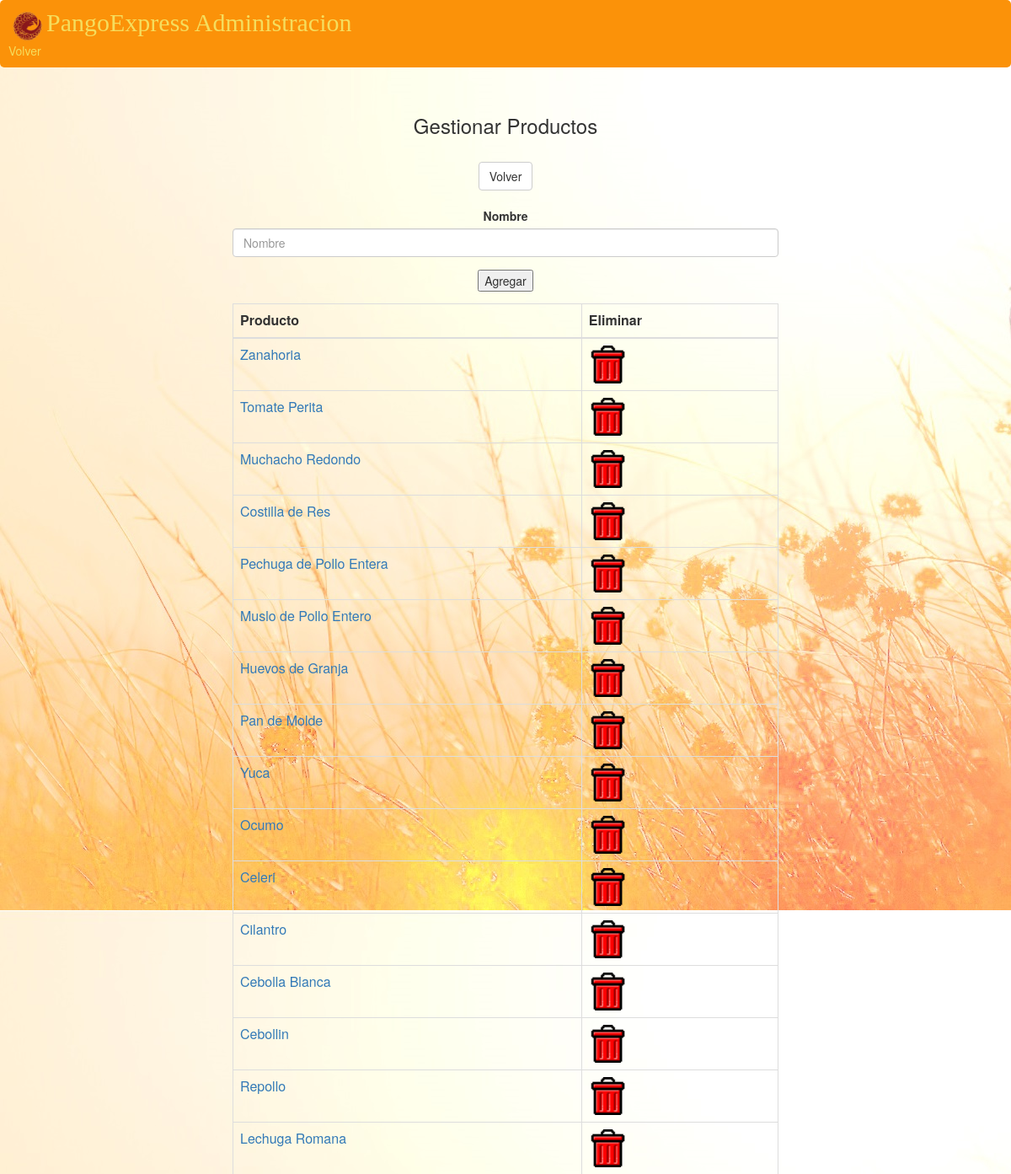
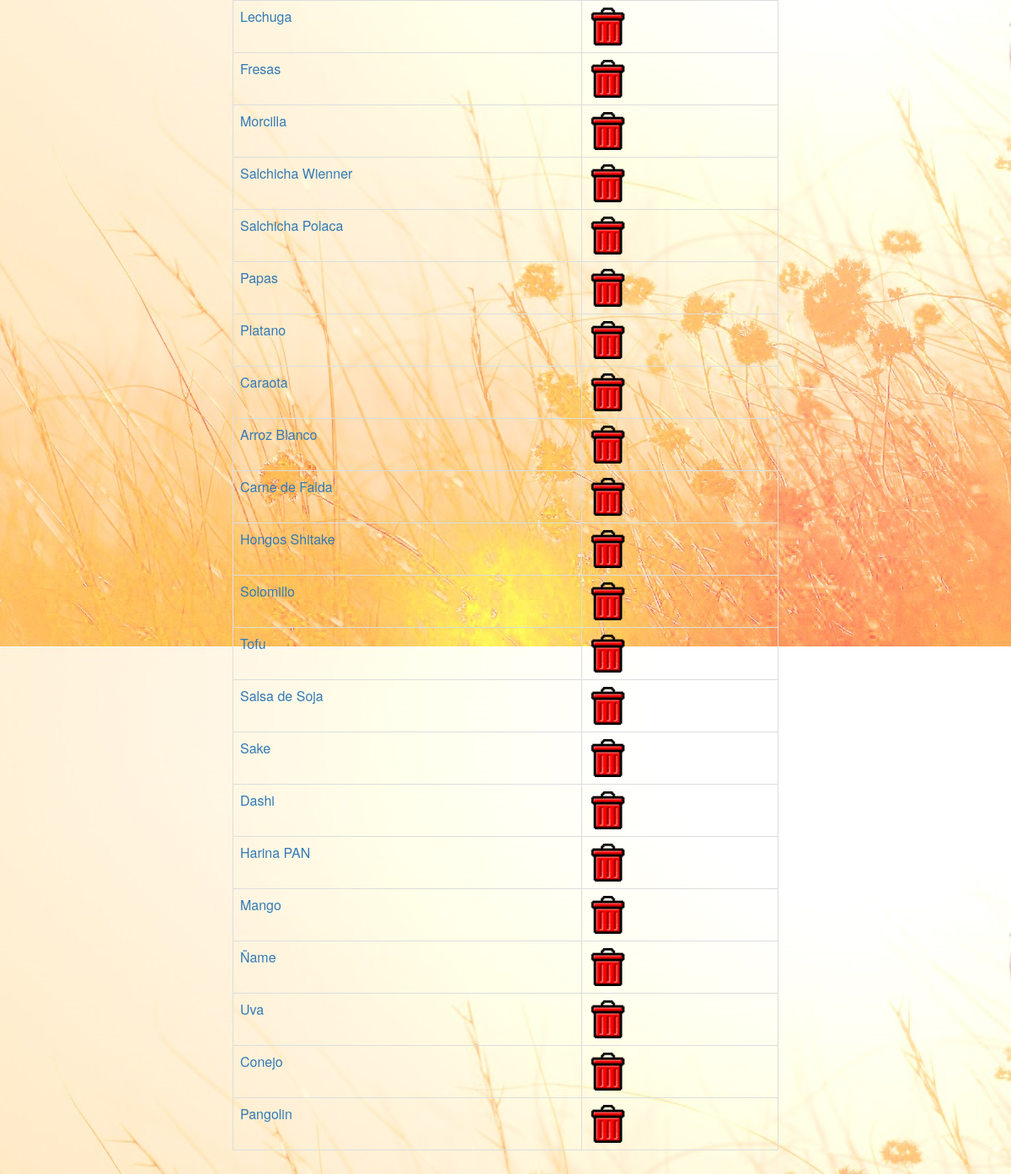
The app's page /administracion/gestionar_productos/ with its own data (2 pictures, top to bottom).
### menu/models.py (models this page shows, shortened)
class PRODUCTO(models.Model):
    id = models.AutoField(primary_key=True)
    nombre = models.CharField(max_length=50, unique=True)

### administracion/views.py (the view, shortened to what this page needs)
# urls.py: url(r'^gestionar_productos/eliminar/(?P<id_producto>[0-9]+)/$', views.eliminar_producto, name='eliminar_producto'),
def gestionar_productos(request):
    productos = PRODUCTO.objects.all()
    form = FormAgregarProducto()
    context = {'productos' : productos,
               'form' : form
               }
    return render(request, 'administracion/gestionarProductos.html', context)

### administracion/forms.py
class FormAgregarProducto(forms.ModelForm):
    class Meta:
        model = PRODUCTO
        fields = ['nombre']

### administracion/templates/administracion/gestionarProductos.html (shortened to what this page needs)
{% extends 'administracion/adminLayout.html' %}
{% load bootstrap3 %}
{% load staticfiles %}
{% block main %}
    <h3> Gestionar Productos </h3>
    <br/>
    <a class="btn btn-default" href="{% url 'administracion:index' %}">Volver</a>
    <br/>
    <br/>
    <form method="post">
        {% bootstrap_form form %}
        <input type = "submit" value = "Agregar"/>
    </form>
    <table class="table table-bordered">
        <thead>
            <tr>
                <th class="col-md-2"> Producto </th>
                <th class="col-md-1"> Eliminar </th>
            </tr>
        </thead>
        <tbody>
            {% for producto in productos %}
                <tr>
                    <td class="col-md-2"><a href="#">{{producto.nombre}}</a></td>
                    <td class="col-md-1"><a href="{% url 'administracion:eliminar_producto' producto.id %}"
                                            onclick="return confirm('Confirmar accion')" >
                                            <img src="{% static 'images/trash.png' %}">
                                        </a></td>
                </tr>
            {% endfor %}
        </tbody>
    </table>
{% endblock %}

### administracion/static/layoutStyle.css (style rules this page uses)
body { background: #d3d3d3 url('images/pan2.jpg'); top right no-repeat; background-attachment:fixed; }
img { width: 45px; }

### records on screen
PRODUCTO: nombre "Zanahoria"
PRODUCTO: nombre "Tomate Perita"
PRODUCTO: nombre "Muchacho Redondo"
PRODUCTO: nombre "Costilla de Res"
PRODUCTO: nombre "Pechuga de Pollo Entera"
PRODUCTO: nombre "Muslo de Pollo Entero"
PRODUCTO: nombre "Huevos de Granja"
PRODUCTO: nombre "Pan de Molde"
PRODUCTO: nombre "Yuca"
PRODUCTO: nombre "Ocumo"
PRODUCTO: nombre "Celeri"
PRODUCTO: nombre "Cilantro"
PRODUCTO: nombre "Cebolla Blanca"
PRODUCTO: nombre "Cebollin"
PRODUCTO: nombre "Repollo"
PRODUCTO: nombre "Lechuga Romana"
PRODUCTO: nombre "Lechuga"
PRODUCTO: nombre "Fresas"
PRODUCTO: nombre "Morcilla"
PRODUCTO: nombre "Salchicha Wienner"
PRODUCTO: nombre "Salchicha Polaca"
PRODUCTO: nombre "Papas"
PRODUCTO: nombre "Platano"
PRODUCTO: nombre "Caraota"
PRODUCTO: nombre "Arroz Blanco"
PRODUCTO: nombre "Carne de Falda"
PRODUCTO: nombre "Hongos Shitake"
PRODUCTO: nombre "Solomillo"
PRODUCTO: nombre "Tofu"
PRODUCTO: nombre "Salsa de Soja"
PRODUCTO: nombre "Sake"
PRODUCTO: nombre "Dashi"
PRODUCTO: nombre "Harina PAN"
PRODUCTO: nombre "Mango"
PRODUCTO: nombre "Ñame"
PRODUCTO: nombre "Uva"
PRODUCTO: nombre "Conejo"
PRODUCTO: nombre "Pangolin"
